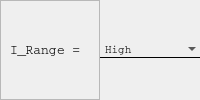
                                 <widget class="QFrame" name="frame_16">
                                  <property name="minimumSize">
                                   <size>
                                    <width>200</width>
                                    <height>0</height>
                                   </size>
                                  </property>
                                  <property name="frameShape">
                                   <enum>QFrame::NoFrame</enum>
                                  </property>
                                  <property name="frameShadow">
                                   <enum>QFrame::Plain</enum>
                                  </property>
                                  <layout class="QHBoxLayout" name="horizontalLayout_11">
                                   <property name="spacing">
                                    <number>0</number>
                                   </property>
                                   <property name="leftMargin">
                                    <number>0</number>
                                   </property>
                                   <property name="topMargin">
                                    <number>0</number>
                                   </property>
                                   <property name="rightMargin">
                                    <number>0</number>
                                   </property>
                                   <property name="bottomMargin">
                                    <number>0</number>
                                   </property>
                                   <item>
                                    <widget class="QFrame" name="frame_30">
                                     <property name="frameShape">
                                      <enum>QFrame::StyledPanel</enum>
                                     </property>
                                     <property name="frameShadow">
                                      <enum>QFrame::Raised</enum>
                                     </property>
                                     <layout class="QVBoxLayout" name="verticalLayout_19">
                                      <item>
                                       <widget class="QLabel" name="label_8">
                                        <property name="font">
                                         <font>
                                          <family>Courier</family>
                                          <pointsize>10</pointsize>
                                         </font>
                                        </property>
                                        <property name="text">
                                         <string>I_Range =</string>
                                        </property>
                                       </widget>
                                      </item>
                                     </layout>
                                    </widget>
                                   </item>
                                   <item alignment="Qt::AlignVCenter">
                                    <widget class="QFrame" name="frame_31">
                                     <property name="font">
                                      <font>
                                       <family>Courier</family>
                                      </font>
                                     </property>
                                     <property name="frameShape">
                                      <enum>QFrame::NoFrame</enum>
                                     </property>
                                     <property name="frameShadow">
                                      <enum>QFrame::Plain</enum>
                                     </property>
                                     <layout class="QVBoxLayout" name="verticalLayout_20">
                                      <property name="spacing">
                                       <number>0</number>
                                      </property>
                                      <property name="leftMargin">
                                       <number>0</number>
                                      </property>
                                      <property name="topMargin">
                                       <number>0</number>
                                      </property>
                                      <property name="rightMargin">
                                       <number>0</number>
                                      </property>
                                      <property name="bottomMargin">
                                       <number>0</number>
                                      </property>
                                      <item alignment="Qt::AlignBottom">
                                       <widget class="QComboBox" name="CR_IRANGE">
                                        <property name="font">
                                         <font>
                                          <family>Courier</family>
                                          <pointsize>8</pointsize>
                                          <weight>50</weight>
                                          <italic>false</italic>
                                          <bold>false</bold>
                                         </font>
                                        </property>
                                        <property name="styleSheet">
                                         <string notr="true">QComboBox{
	border:transparent;
	border-bottom: 1px solid black;
	background:transparent;

}



QComboBox:down-arrow {
    image: url(resources/arrow.png);
	width: 14px;
	height: 14px;
}

QComboBox QAbstractItemView {

    border: 2px solid darkgray;
    selection-background-color: rgb(174, 255, 193);
	selection-color: black;
	background-color: white;

}
</string>
                                        </property>
                                        <item>
                                         <property name="text">
                                          <string>High</string>
                                         </property>
                                        </item>
                                        <item>
                                         <property name="text">
                                          <string>Medium</string>
                                         </property>
                                        </item>
                                        <item>
                                         <property name="text">
                                          <string>Low</string>
                                         </property>
                                        </item>
                                       </widget>
                                      </item>
                                     </layout>
                                    </widget>
                                   </item>
                                  </layout>
                                 </widget>
